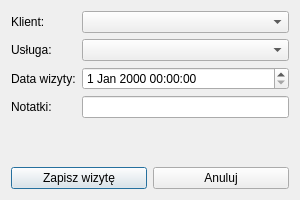
<?xml version="1.0" encoding="UTF-8"?>
<ui version="4.0">
 <class>addappointmentdialog</class>
 <widget class="QDialog" name="addappointmentdialog">
  <property name="geometry">
   <rect>
    <x>0</x>
    <y>0</y>
    <width>300</width>
    <height>200</height>
   </rect>
  </property>
  <property name="minimumSize">
   <size>
    <width>300</width>
    <height>200</height>
   </size>
  </property>
  <property name="maximumSize">
   <size>
    <width>1000</width>
    <height>200</height>
   </size>
  </property>
  <property name="windowTitle">
   <string>Dodaj wizytę</string>
  </property>
  <layout class="QVBoxLayout" name="verticalLayout_2">
   <item>
    <layout class="QVBoxLayout" name="verticalLayout">
     <item>
      <layout class="QFormLayout" name="formLayout">
       <item row="0" column="0">
        <widget class="QLabel" name="labelClient">
         <property name="text">
          <string>Klient:</string>
         </property>
        </widget>
       </item>
       <item row="0" column="1">
        <widget class="QComboBox" name="comboClient"/>
       </item>
       <item row="1" column="0">
        <widget class="QLabel" name="labelService">
         <property name="text">
          <string>Usługa:</string>
         </property>
        </widget>
       </item>
       <item row="1" column="1">
        <widget class="QComboBox" name="comboService"/>
       </item>
       <item row="2" column="1">
        <widget class="QDateTimeEdit" name="dateTimeEdit"/>
       </item>
       <item row="2" column="0">
        <widget class="QLabel" name="labelDate">
         <property name="text">
          <string>Data wizyty:</string>
         </property>
        </widget>
       </item>
       <item row="3" column="0">
        <widget class="QLabel" name="labelNotes">
         <property name="text">
          <string>Notatki:</string>
         </property>
        </widget>
       </item>
       <item row="3" column="1">
        <widget class="QLineEdit" name="inputNotes"/>
       </item>
      </layout>
     </item>
     <item>
      <layout class="QHBoxLayout" name="horizontalLayout">
       <item>
        <widget class="QPushButton" name="btnSave">
         <property name="text">
          <string>Zapisz wizytę</string>
         </property>
        </widget>
       </item>
       <item>
        <widget class="QPushButton" name="btnCancel">
         <property name="text">
          <string>Anuluj</string>
         </property>
        </widget>
       </item>
      </layout>
     </item>
    </layout>
   </item>
  </layout>
 </widget>
 <resources/>
 <connections/>
</ui>
